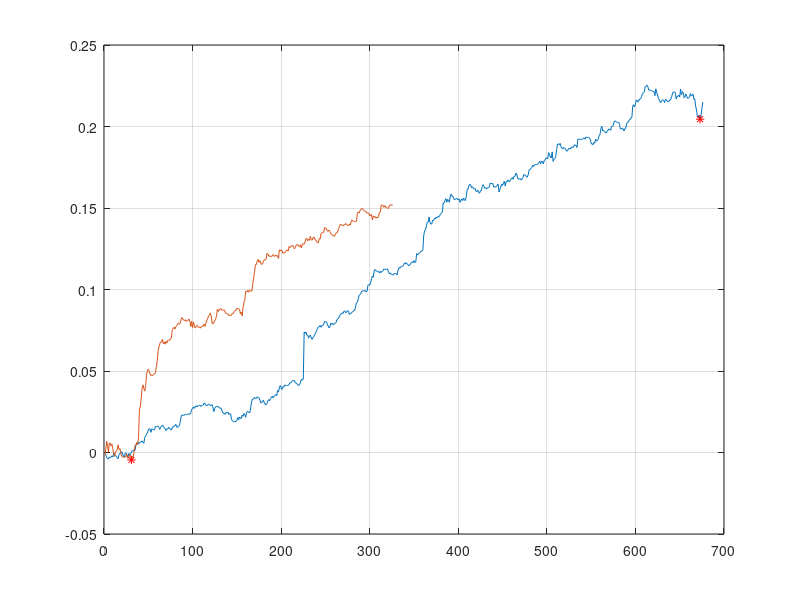
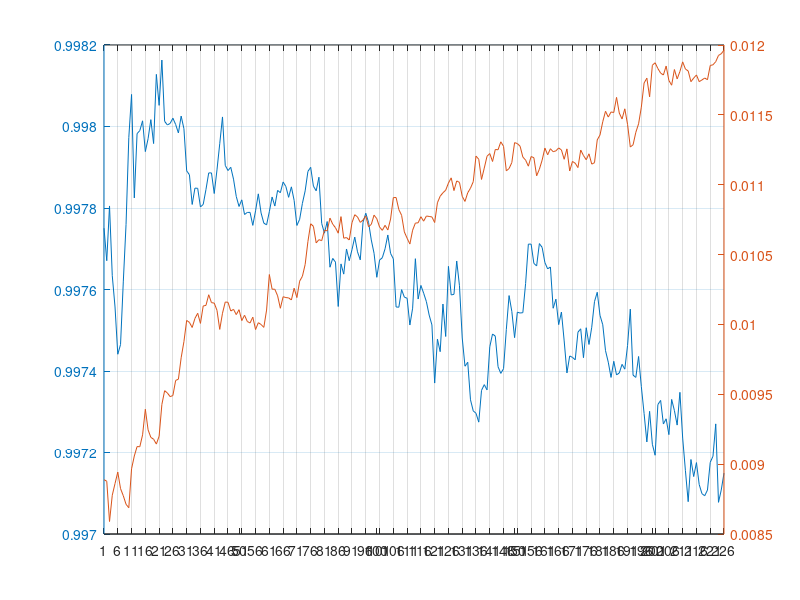
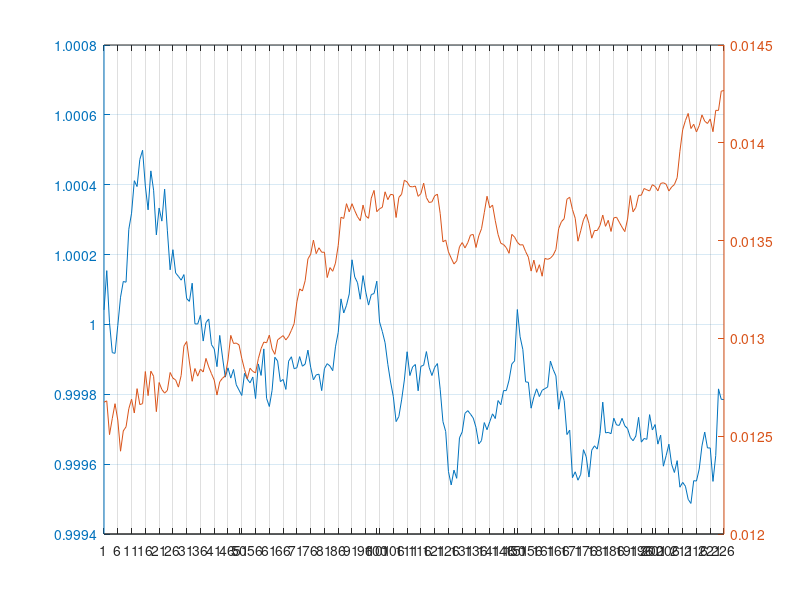
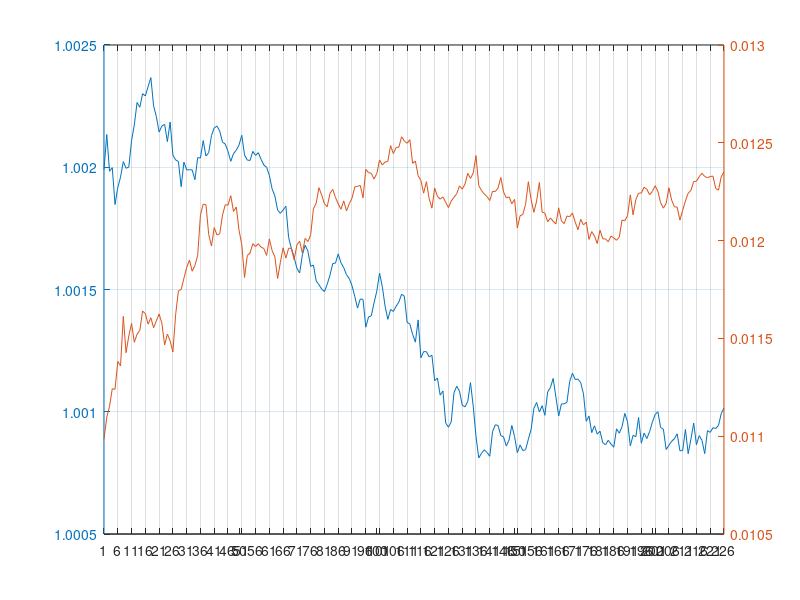

MATLAB code to generate these figures, in order:
function HedgeMM % Dou Po
Matrix1=[];
Matrix2=[];
Matrix3=[];
Matrix4=[];
Matrix5=[];

f1=figure;
for j=1:2
    if j==1
        try 
            load HedgeMM;
        catch
            w=windmatlab;
            endStr=datestr(today-361,'yyyymmdd');
            [Xminutes,~,~,Time]=w.wsi('m.dce','close','20140101 09:00:00',[endStr,'15:01:00'],...
                'periodstart=09:00:00;periodend=15:01:00;Fill=Previous;PriceAdj=F');
            indTem=~isnan(Xminutes);
            Xminutes=Xminutes(indTem);
            Time=Time(indTem);
            TimeR=floor(Time);
            step=sum(TimeR(1)==TimeR);
            save HedgeMM Xminutes Time step;
        end    
    else
        try 
            load HedgeMMT;
        catch
            w=windmatlab;
            startStr=datestr(today-360,'yyyymmdd');
            endStr=datestr(today-1,'yyyymmdd');
            [Xminutes,~,~,Time]=w.wsi('m.dce','close',[startStr,' 09:00:00'],[endStr,' 15:01:00'],...
                'periodstart=09:00:00;periodend=15:01:00;Fill=Previous;PriceAdj=F');
            indTem=~isnan(Xminutes);
            Xminutes=Xminutes(indTem);
            Time=Time(indTem);
            TimeR=floor(Time);
            step=sum(TimeR(1)==TimeR);
            save HedgeMMT Xminutes Time step;
        end       
    end
    
    L=length(Time);
    results=[];
    for i=step:step:L-step  
        diffUp=Xminutes(i+1:i+step)/Xminutes(i);
        %     diffUp=diffUp/max(abs(diffUp));
        wd=weekday(Time(i+1))-1;   
        switch wd
            case 1   
                Matrix1=[Matrix1;diffUp'];
                results=[results,diffUp(192)-diffUp(201)];%WinRatio: 0.59, Sharpe: 0.109, Return: 3.4%, MaxDraw: 1.9%
                results=[results,diffUp(96)-diffUp(86)];%WinRatio: 0.56, Sharpe: 0.182, Return: 2.2%, MaxDraw: 0.6%
                results=[results,diffUp(76)-diffUp(86)];%WinRatio: 0.59, Sharpe: 0.261, Return: 3.2%, MaxDraw: 0.5%
            case 2
                Matrix2=[Matrix2;diffUp'];
            case 3
                Matrix3=[Matrix3;diffUp'];
            case 4
                Matrix4=[Matrix4;diffUp'];
                results=[results,diffUp(189)-diffUp(201)];%WinRatio: 0.58, Sharpe: 0.196, Return: 2.6%, MaxDraw: 1.0%
                results=[results,diffUp(151)-diffUp(157)];%WinRatio: 0.62, Sharpe: 0.231, Return: 2.2%, MaxDraw: 0.3%
                results=[results,diffUp(16)-diffUp(31)];%WinRatio: 0.57, Sharpe: 0.232, Return: 4.4%, MaxDraw: 0.9%
            case 5
                Matrix5=[Matrix5;diffUp'];    
                results=[results,diffUp(51)-diffUp(67)];%WinRatio: 0.60, Sharpe: 0.216, Return: 3.5%, MaxDraw: 0.8%
        end
    end
    plus=sum(results>0);
    minus=sum(results<0);
    winratio=plus/(plus+minus);
    sharpe=mean(results)/std(results);
    results=cumsum(results);
    maxdraw=0;
    for i=2:length(results)
        tem=max(results(1:i))-results(i);
        if maxdraw<tem
            maxdraw=tem;
            indx=i;
        end
    end
    
    figure(f1);
    plot(results);
    hold on;
    plot(indx,results(indx),'r*');
    grid on;
    fprintf('WinRatio: %.2f, Sharpe: %.3f, Return: %.1f%%, MaxDraw: %.1f%%\n',winratio,sharpe,results(end)*100,maxdraw*100);
    
    if j==1
        figure;
        plotyy(1:226,mean(Matrix1),1:226,std(Matrix1));
        set(gca,'xtick',1:5:226);
        grid on;   
        
        figure;
        plotyy(1:226,mean(Matrix2),1:226,std(Matrix2));
        set(gca,'xtick',1:5:226);
        grid on;   
        
        figure;
        plotyy(1:226,mean(Matrix3),1:226,std(Matrix3));
        set(gca,'xtick',1:5:226);
        grid on;   
        
        figure;
        plotyy(1:226,mean(Matrix4),1:226,std(Matrix4));
        set(gca,'xtick',1:5:226);
        grid on;   
        
        figure;
        plotyy(1:226,mean(Matrix5),1:226,std(Matrix5));
        set(gca,'xtick',1:5:226);
        grid on;   
        
    end         
end


% [~,f1,~]=anova1(Matrix1)
% [~,f2,~]=anova1(Matrix2)
% [~,f3,~]=anova1(Matrix3)
% [~,f4,~]=anova1(Matrix4)
% [~,f5,~]=anova1(Matrix5)
end
